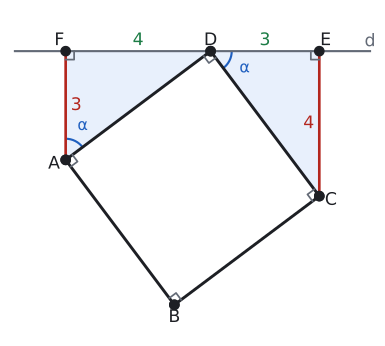

This chart was generated by the following Python code:
import sys; sys.path.insert(0, "tools")
from cizim import *

P = lambda x, y: np.array([float(x), float(y)])
uz = lambda U, V: round(float(np.linalg.norm(U - V)), 4)
def acisi(K, U, V):
    u, v = U - K, V - K
    return round(float(np.degrees(np.arccos(np.dot(u, v) / np.linalg.norm(u) / np.linalg.norm(v)))), 3)
def birim(U, V):
    t = (V - U) / np.linalg.norm(V - U); return t, np.array([-t[1], t[0]])
def ayak(Q, U, V):
    t, _ = birim(U, V); return U + np.dot(Q - U, t) * t
def yansit(Q, U, V):
    return 2 * ayak(Q, U, V) - Q
def kesisim(U1, V1, U2, V2):
    M = np.array([V1 - U1, U2 - V2]).T; s = np.linalg.solve(M, U2 - U1); return U1 + s[0] * (V1 - U1)
def cetik(U, V, n=1, renk=SOLUK, f=0.5):
    M = U + f * (V - U); t, m = birim(U, V)
    for i in range(n):
        c = M + (i - (n - 1) / 2) * 0.2 * S * t
        ax.plot(*zip(c - 0.22 * S * m, c + 0.22 * S * m), color=renk, lw=1.5)
def olcu(U, V, metin, d=0.5, renk=YAZI, fs=13, f=0.5):
    """[UV] üzerinde f oranındaki noktaya, U->V yönünün soluna d*S uzağa yazı (d < 0: sağına)."""
    M = U + f * (V - U); _, m = birim(U, V)
    ax.text(*(M + d * S * m), metin, ha="center", va="center", color=renk, fontsize=fs)
def dik_isareti(K, U, V, r=0.4):
    a_ = (U - K) / np.linalg.norm(U - K) * r * S; b_ = (V - K) / np.linalg.norm(V - K) * r * S
    ax.plot(*zip(K + a_, K + a_ + b_, K + b_), color=SOLUK, lw=1.3)
def harf(Q, metin, dx, dy, renk=YAZI, fs=13):
    ax.text(Q[0] + dx * S, Q[1] + dy * S, metin, ha="center", va="center", color=renk, fontsize=fs)
def cizgi(U, V, renk=YAZI, lw=2.2, ls="-"):
    ax.plot(*zip(U, V), color=renk, lw=lw, ls=ls)
def boya(noktalar, renk):
    ax.add_patch(patches.Polygon(noktalar, closed=True, facecolor=renk, edgecolor="none"))
def yay(K, U, V, r=0.8, renk=MAVI, n=1):
    for i in range(n): aci(ax, K, U, V, r=(r + 0.18 * i) * S, renk=renk)
def yay_yazi(K, U, V, metin, d=1.4, renk=MAVI, fs=12):
    """K köşesindeki U-K-V açısının ortasından d*S uzağa yazı."""
    u = (U - K) / np.linalg.norm(U - K); v = (V - K) / np.linalg.norm(V - K); o = (u + v) / np.linalg.norm(u + v)
    ax.text(*(K + d * S * o), metin, ha="center", va="center", color=renk, fontsize=fs)
def basla(xmin, xmax, ymin, ymax, en=5.5):
    global fig, ax
    fig, ax = sekil(en, en * (ymax - ymin) / (xmax - xmin))
    ax.set_aspect("equal"); ax.axis("off"); ax.set_xlim(xmin, xmax); ax.set_ylim(ymin, ymax)
def dortgen(A, B, C, D, dolgu=None):
    if dolgu: boya([A, B, C, D], dolgu)
    ax.plot(*zip(A, B, C, D, A), color=YAZI)
    for Q in (A, B, C, D): nokta(ax, *Q, "")
def koseler(A, B, C, D, d=0.55):
    O = (A + B + C + D) / 4
    for Q, ad in ((A, "A"), (B, "B"), (C, "C"), (D, "D")):
        y = (Q - O) / np.linalg.norm(Q - O); harf(Q, ad, d * np.sign(y[0]) * 1.1, d * np.sign(y[1]))
def dikdortgen(a, b):
    """A orijinde, [AB] yatay: A, B, C, D."""
    return P(0, 0), P(a, 0), P(a, b), P(0, b)
def dik_koseler(A, B, C, D, r=0.4):
    dik_isareti(A, B, D, r); dik_isareti(B, C, A, r); dik_isareti(C, D, B, r); dik_isareti(D, A, C, r)
def cerceve(noktalar, kenar=1.2):
    xs = [q[0] for q in noktalar]; ys = [q[1] for q in noktalar]
    return min(xs) - kenar * S, max(xs) + kenar * S, min(ys) - kenar * S, max(ys) + kenar * S

# Kural 4 (dış): d, D'den geçer; [AF] ⊥ d, [CE] ⊥ d; |AF| = 3, |CE| = 4 -> |FD| = 4, |DE| = 3, |FE| = 7, kenar 5.
D = P(0, 0); A = P(-4, -3); C = P(3, -4); B = A + C - D
F, E = P(-4, 0), P(3, 0)
S = 7 / 12
print("AB", uz(A, B), "BC", uz(B, C), "CD", uz(C, D), "DA", uz(D, A), "ADC", acisi(D, A, C), "AF", uz(A, F), "FD", uz(F, D), "DE", uz(D, E), "EC", uz(E, C))
basla(-5.6, 4.6, -7.9, 1.2, en=5.0)
boya([A, F, D], MAVI_ACIK); boya([D, E, C], MAVI_ACIK)
cizgi(P(-5.4, 0), P(4.4, 0), SOLUK, 1.6); harf(P(4.4, 0), "d", 0.0, 0.45, SOLUK)
dortgen(A, B, C, D)
dik_koseler(A, B, C, D, 0.4)
cizgi(A, F, KIRMIZI, 2.0); cizgi(C, E, KIRMIZI, 2.0)
dik_isareti(F, A, D, 0.4); dik_isareti(E, C, D, 0.4)
for Q, ad, dx, dy in ((A, "A", -0.55, -0.2), (B, "B", 0, -0.6), (C, "C", 0.55, -0.2), (D, "D", 0, 0.5), (F, "F", -0.3, 0.5), (E, "E", 0.3, 0.5)):
    nokta(ax, *Q, ""); harf(Q, ad, dx, dy)
olcu(A, F, "3", -0.5, KIRMIZI); olcu(E, C, "4", -0.5, KIRMIZI)
olcu(F, D, "4", 0.5, YESIL); olcu(D, E, "3", 0.5, YESIL)
yay(A, F, D, 1.0, MAVI); yay_yazi(A, F, D, "α", 1.8, MAVI)
yay(D, C, E, 1.0, MAVI); yay_yazi(D, C, E, "α", 1.8, MAVI)
kaydet(fig, __file__)
